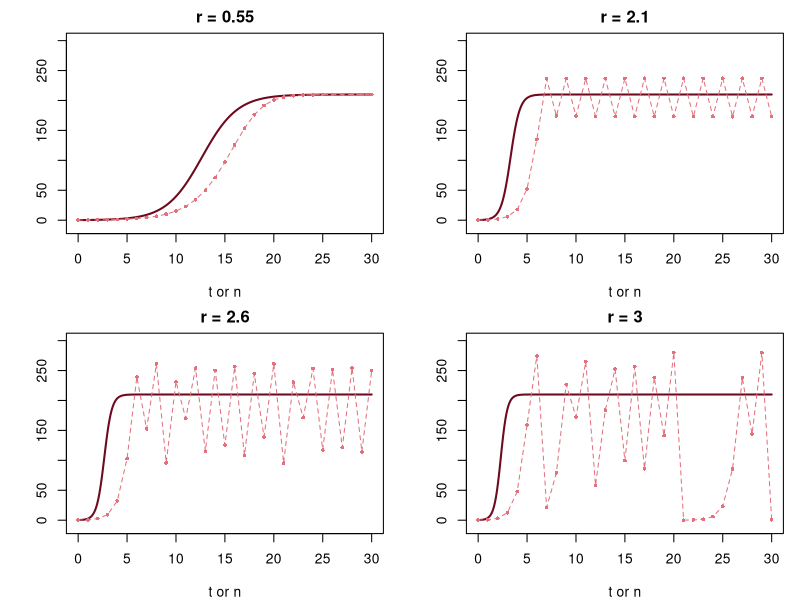

Write R code to recreate this figure.
# Fig. 3.13: Continuous and discrete-time logistic model (book, Section 3.2, Eq. 3.20)
# line: solution of dx/dt = r (1 - x/K) x;  points: x_{n+1} = x_n + r x_n (1 - x_n/K);  K = 210, x0 = 0.2
# (c) 2026 Philipp Kügler · Program for the book "Dynamical Systems in the Life Sciences" · MIT License (see LICENSE)
K <- 210; x0 <- 0.2
t <- seq(0, 30, length.out = 400)
par(mfrow = c(2, 2), mar = c(4, 4, 2, 1))
for (r in c(0.55, 2.1, 2.6, 3.0)) {
  plot(t, x0 * K / (x0 + (K - x0) * exp(-r * t)), type = "l", col = rgb(0.43, 0.04, 0.12), lwd = 2, ylim = c(-10, 300),
       xlab = "t or n", ylab = "", main = sprintf("r = %g", r))
  x <- numeric(31); x[1] <- x0
  for (n in 1:30) x[n + 1] <- x[n] + r * x[n] * (1 - x[n] / K)
  lines(0:30, x, type = "o", lty = 2, pch = 16, cex = 0.6, col = rgb(0.89, 0.44, 0.49))
  cat(sprintf("r = %g: x_27 ... x_30 =", r), sprintf("%.1f", x[28:31]), "\n")
}
